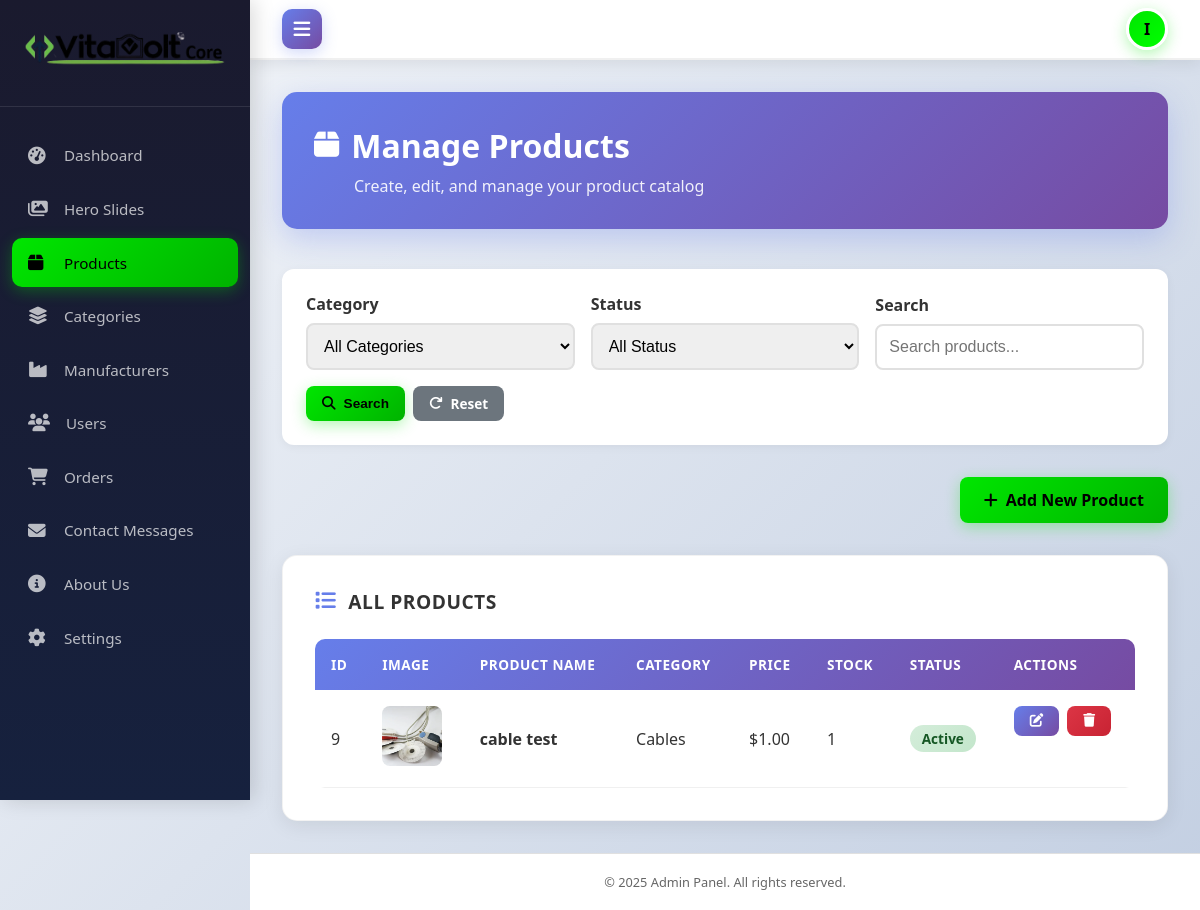
The app's page /admin/index.php?page=products (signed in) with its own data.
### tables this page shows
CREATE TABLE `products` (
  `product_id` int(11) NOT NULL,
  `product_name` varchar(255) NOT NULL,
  `sku` varchar(100) DEFAULT NULL,
  `spu` varchar(100) DEFAULT NULL,
  `model_number` varchar(100) DEFAULT NULL,
  `warranty_period` varchar(100) DEFAULT NULL,
  `brand` varchar(100) DEFAULT 'REDY-MED',
  `category_id` int(11) NOT NULL,
  `manufacturer_id` int(11) DEFAULT NULL,
  `short_description` text DEFAULT NULL,
  `long_description` text DEFAULT NULL,
  `description` text DEFAULT NULL,
  `features` text DEFAULT NULL,
  `price` decimal(10,2) DEFAULT NULL,
  `stock_quantity` int(11) DEFAULT 0,
  `is_active` tinyint(1) DEFAULT 1,
  `is_featured` tinyint(1) DEFAULT 0,
  `created_at` timestamp NOT NULL DEFAULT current_timestamp(),
  `updated_at` timestamp NOT NULL DEFAULT current_timestamp() ON UPDATE current_timestamp()
);

CREATE TABLE `categories` (
  `category_id` int(11) NOT NULL,
  `category_name` varchar(100) NOT NULL,
  `parent_category_id` int(11) DEFAULT NULL,
  `description` text DEFAULT NULL,
  `created_at` timestamp NOT NULL DEFAULT current_timestamp(),
  `updated_at` timestamp NOT NULL DEFAULT current_timestamp() ON UPDATE current_timestamp()
);

### admin/pages/products.php (the view, shortened to what this page needs)
<!DOCTYPE html>
<html lang="en">
<head>
    <link rel="stylesheet" href="https://cdnjs.cloudflare.com/ajax/libs/font-awesome/6.4.0/css/all.min.css">
    <link rel="stylesheet" href="css/index.css">
    <link rel="stylesheet" href="css/sidebar.css">
</head>
<body>
    <?php include 'include/sidebar.php'; ?>
    <main class="main-content" id="mainContent">
        <div class="content-header">
            <h1><i class="fas fa-box"></i> Manage Products</h1>
            <p>Create, edit, and manage your product catalog</p>
        </div>
        <div class="filter-section">
            <form method="GET" action="">
                <div class="filter-row">
                    <div class="form-group" style="margin-bottom: 0;">
                        <label for="filter_category">Category</label>
                        <select name="category" id="filter_category" onchange="this.form.submit()">
                            <option value="">All Categories</option>
                        </select>
                    </div>
                    <div class="form-group" style="margin-bottom: 0;">
                        <label for="filter_status">Status</label>
                        <select name="status" id="filter_status" onchange="this.form.submit()">
                            <option value="">All Status</option>
                        </select>
                    </div>
                    <div class="form-group" style="margin-bottom: 0;">
                        <label for="filter_search">Search</label>
                        <input type="text" name="search" id="filter_search" placeholder="Search products..." value="<?php echo isset($_GET['search']) ? htmlspecialchars($_GET['search']) : ''; ?>">
                    </div>
                    <div style="display: flex; gap: 0.5rem;">
                        <button type="submit" class="btn btn-primary btn-small">
                            <i class="fas fa-search"></i> Search
                        </button>
                        <a href="index.php?page=products" class="btn btn-small" style="background: #6c757d; color: #fff;">
                            <i class="fas fa-redo"></i> Reset
                        </a>
                    </div>
                </div>
            </form>
        </div>
        <div class="action-buttons">
            <a href="index.php?page=add-product" class="btn btn-primary">
                <i class="fas fa-plus"></i> Add New Product
            </a>
        </div>
        <div class="card">
            <h3><i class="fas fa-list"></i> All Products</h3>
            <table>
                <thead>
                    <tr>
                        <th>ID</th>
                        <th>Image</th>
                        <th>Product Name</th>
                        <th>Category</th>
                        <th>Price</th>
                        <th>Stock</th>
                        <th>Status</th>
                        <th>Actions</th>
                    </tr>
                </thead>
                <tbody>
                    <?php
                    $where_clauses = [];
                    $params = [];
                    $types = '';
                    $where_sql = !empty($where_clauses) ? 'WHERE ' . implode(' AND ', $where_clauses) : '';
                    $sql = "SELECT p.*, c.category_name,
                            (SELECT image_url FROM product_images WHERE product_id = p.product_id AND is_primary = 1 LIMIT 1) as primary_image
                            FROM products p
                            LEFT JOIN categories c ON p.category_id = c.category_id
                            $where_sql
                            ORDER BY p.created_at DESC";
                    if (!empty($params)) {
                        $stmt = $conn->prepare($sql);
                        $stmt->bind_param($types, ...$params);
                        $stmt->execute();
                        $result = $stmt->get_result();
                    } else {
                        $result = $conn->query($sql);
                    }
                    if ($result->num_rows > 0) {
                        while ($row = $result->fetch_assoc()) {
                            $image_url = $row['primary_image'] ? $row['primary_image'] : 'images/placeholder.jpg';
                            echo '<tr>';
                            echo '<td>' . $row['product_id'] . '</td>';
                            echo '<td><img src="../../' . htmlspecialchars($image_url) . '" alt="Product" class="product-image"></td>';
                            echo '<td><strong>' . htmlspecialchars($row['product_name']) . '</strong></td>';
                            echo '<td>' . htmlspecialchars($row['category_name']) . '</td>';
                            echo '<td>$' . number_format($row['price'], 2) . '</td>';
                            echo '<td>' . $row['stock_quantity'] . '</td>';
                            echo '<td><span class="product-status status-' . ($row['is_active'] ? 'active' : 'inactive') . '">' . ($row['is_active'] ? 'Active' : 'Inactive') . '</span></td>';
                            echo '<td style="display: flex; gap: 0.5rem;">';
                            echo '<a href="index.php?page=edit-product&id=' . $row['product_id'] . '" class="btn btn-edit btn-small"><i class="fas fa-edit"></i></a>';
                            echo '<button class="btn btn-delete btn-small" onclick="deleteProduct(' . $row['product_id'] . ', \'' . htmlspecialchars(addslashes($row['product_name'])) . '\')"><i class="fas fa-trash"></i></button>';
                            echo '</td>';
                            echo '</tr>';
                        }
                    } else {
                        echo '<tr><td colspan="8" style="text-align: center; padding: 2rem; color: #666;">No products found. Add your first product!</td></tr>';
                    }
                    ?>
                </tbody>
            </table>
        </div>
    </main>
    <?php include 'include/footer.php'; ?>
</body>
</html>

### admin/css/index.css (style rules this page uses)
* { margin: 0; padding: 0; box-sizing: border-box; }
body { font-family: 'Segoe UI', Tahoma, Geneva, Verdana, sans-serif; background: linear-gradient(135deg, #f5f7fa 0%, #c3cfe2 100%); min-height: 100vh; }
.main-content { margin-left: 250px; margin-top: 60px; padding: 2rem; min-height: calc(100vh - 60px); transition: margin-left 0.3s ease; background: transparent; }
.content-header { margin-bottom: 2.5rem; background: linear-gradient(135deg, #667eea 0%, #764ba2 100%); padding: 2rem; border-radius: 15px; box-shadow: 0 10px 30px rgba(102, 126, 234, 0.3); color: white; }
.content-header h1 { color: #ffffff; font-size: 2rem; margin-bottom: 0.5rem; font-weight: 700; display: flex; align-items: center; gap: 0.75rem; }
.content-header h1 i { font-size: 1.8rem; }
.content-header p { color: rgba(255, 255, 255, 0.9); font-size: 1rem; margin-left: 2.5rem; }
.card { background: #ffffff; padding: 2rem; border-radius: 15px; box-shadow: 0 5px 20px rgba(0, 0, 0, 0.08); transition: all 0.3s ease; border: 1px solid rgba(0, 0, 0, 0.05); position: relative; overflow: hidden; }
.card::before { content: ''; position: absolute; top: 0; left: 0; width: 100%; height: 4px; background: linear-gradient(90deg, #00e600, #00ff00); transform: scaleX(0); transform-origin: left; transition: transform 0.3s ease; }
.card h3 { color: #666; font-size: 0.9rem; font-weight: 600; margin-bottom: 1rem; text-transform: uppercase; letter-spacing: 0.5px; display: flex; align-items: center; gap: 0.5rem; }
.card h3 i { color: #00e600; font-size: 1.2rem; }
table { width: 100%; border-collapse: collapse; margin-top: 1.5rem; background: white; border-radius: 10px; overflow: hidden; }
table thead { background: linear-gradient(135deg, #667eea 0%, #764ba2 100%); color: white; }
table thead tr th { padding: 1rem; text-align: left; font-weight: 600; text-transform: uppercase; font-size: 0.85rem; letter-spacing: 0.5px; }
table tbody tr { border-bottom: 1px solid #f0f0f0; transition: background 0.2s ease; }
table tbody tr td { padding: 1rem; color: #333; }
.card > h3 { color: #333; font-size: 1.2rem; font-weight: 700; margin-bottom: 1rem; display: flex; align-items: center; gap: 0.75rem; }
.card > h3 i { color: #667eea; font-size: 1.3rem; }

### admin/css/sidebar.css (style rules this page uses)
* { margin: 0; padding: 0; box-sizing: border-box; }
body { font-family: 'Segoe UI', Tahoma, Geneva, Verdana, sans-serif; background: linear-gradient(135deg, #f5f7fa 0%, #c3cfe2 100%); overflow-x: hidden; }

### admin/pages/products.php (style rules this page uses)
.action-buttons { display: flex; gap: 0.5rem; justify-content: flex-end; margin-bottom: 2rem; }
.btn { padding: 0.75rem 1.5rem; border: none; border-radius: 8px; font-weight: 600; cursor: pointer; transition: all 0.3s ease; display: inline-flex; align-items: center; gap: 0.5rem; text-decoration: none; }
.btn-primary { background: linear-gradient(135deg, #00e600, #00b300); color: #000; box-shadow: 0 4px 15px rgba(0, 230, 0, 0.3); }
.btn-small { padding: 0.5rem 1rem; font-size: 0.85rem; }
.btn-edit { background: linear-gradient(135deg, #667eea, #764ba2); color: #fff; }
.btn-delete { background: linear-gradient(135deg, #dc3545, #c82333); color: #fff; }
.product-status { display: inline-block; padding: 0.25rem 0.75rem; border-radius: 20px; font-size: 0.85rem; font-weight: 600; }
.status-active { background: linear-gradient(135deg, #d4edda, #c3e6cb); color: #155724; }
.product-image { width: 60px; height: 60px; object-fit: cover; border-radius: 8px; }
.filter-section { background: #fff; padding: 1.5rem; border-radius: 12px; margin-bottom: 2rem; box-shadow: 0 2px 10px rgba(0, 0, 0, 0.05); }
.filter-row { display: grid; grid-template-columns: repeat(auto-fit, minmax(200px, 1fr)); gap: 1rem; align-items: end; }
.form-group label { display: block; margin-bottom: 0.5rem; color: #333; font-weight: 600; }
.form-group input, .form-group select { width: 100%; padding: 0.75rem; border: 2px solid #e0e0e0; border-radius: 8px; font-size: 1rem; }

### records on screen
products: product_id "9", product_name "cable test", category.category_name "Cables", price "1.00", stock_quantity "1", is_active "Active"

### other values on screen
substr($_SESSION['first_name'], 0, 1) "I"
